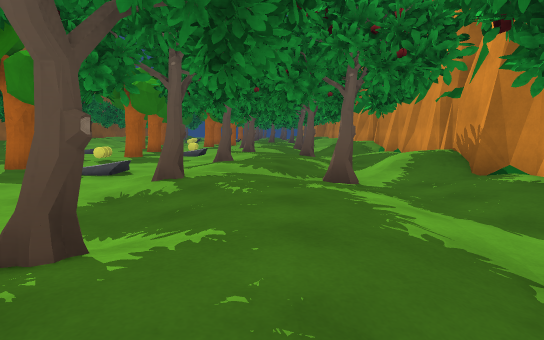
View 1 (above)

21 first-person views from a walk through a scene from a Unity 3-D project. The camera is 1.3 m above the floor, tilts 6° down and sees 75° across. The floor is counted in squares, 2 m on a side. Each view is taken from the middle of a square. On the plan, view 1 faces up. The plan holds only what a view shows up to about 10 squares ahead; the rest is blank. The place goes on beyond the plan. The player is left out.

View 2
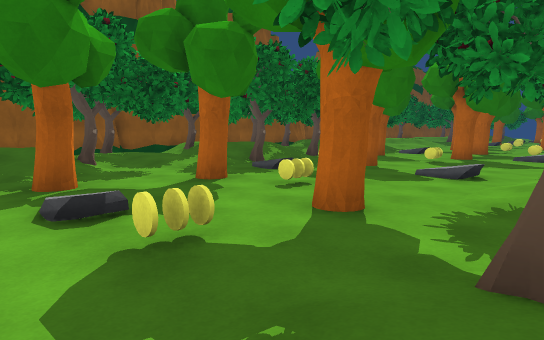

View 3
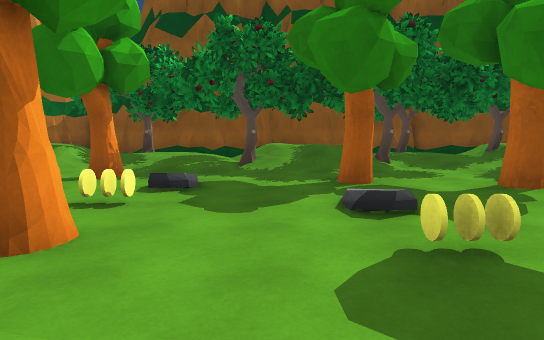

View 4
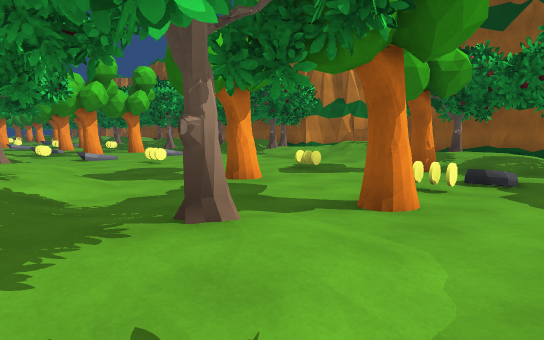

View 5
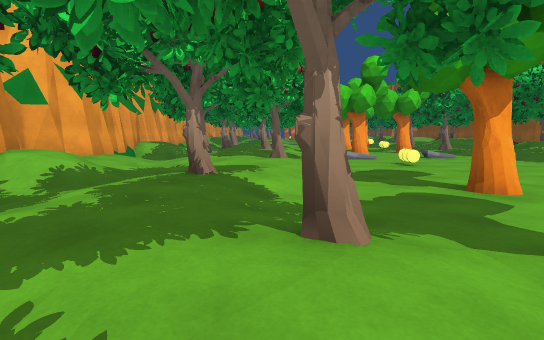

View 6
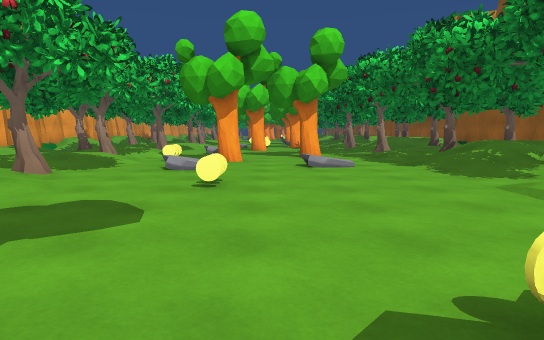

View 7
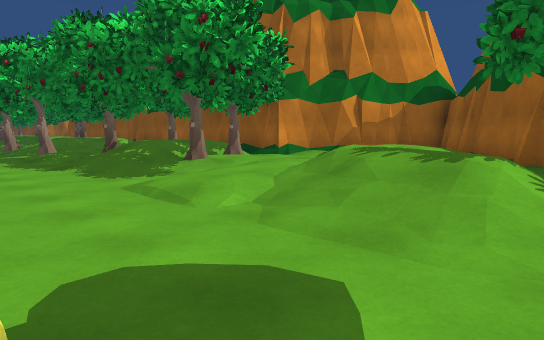

View 8
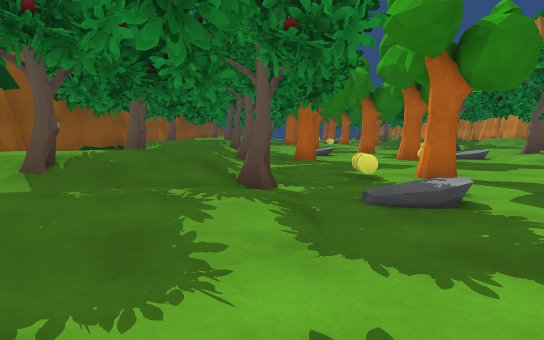

View 9
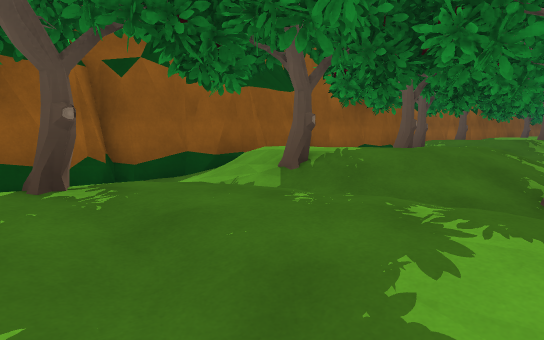

View 10
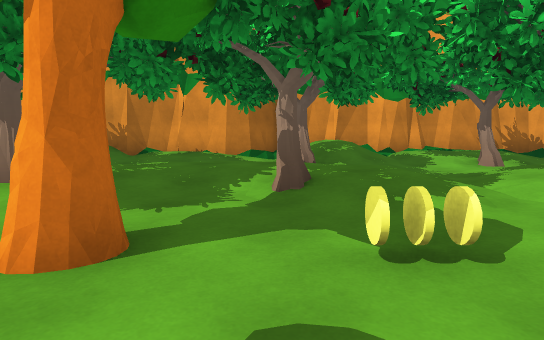

View 11
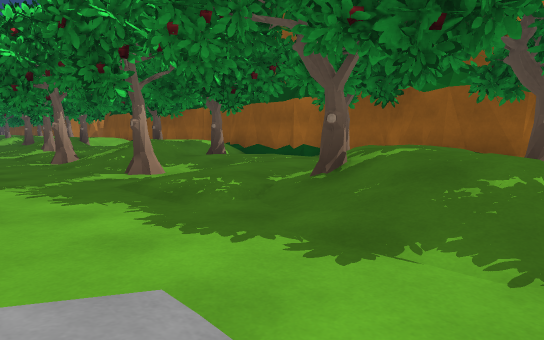

View 12
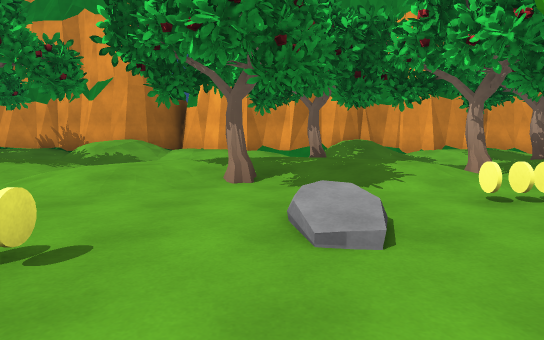

View 13
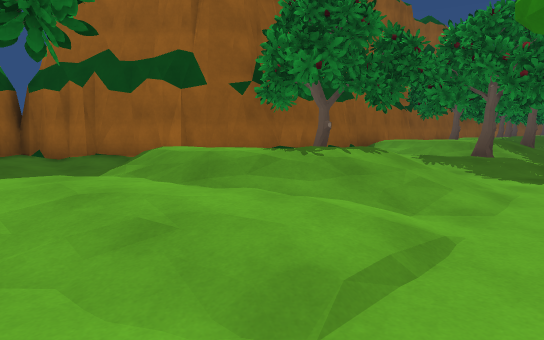

View 14
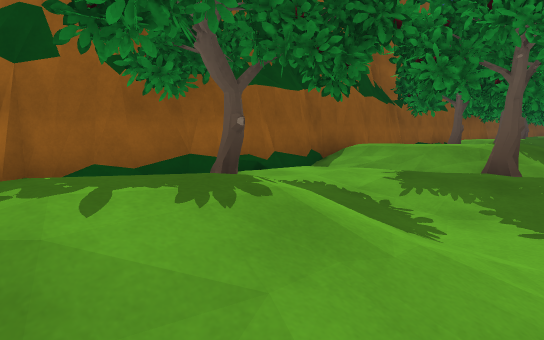

View 15
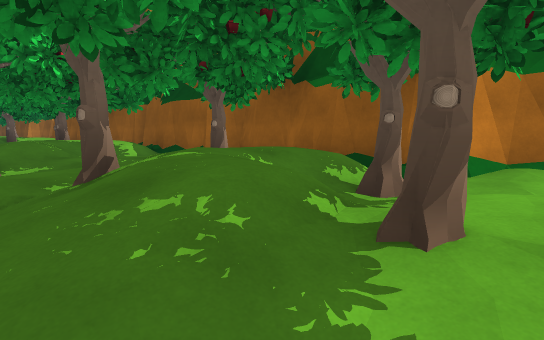

View 16
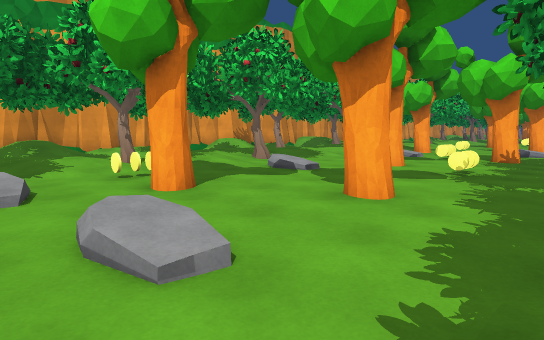

View 17
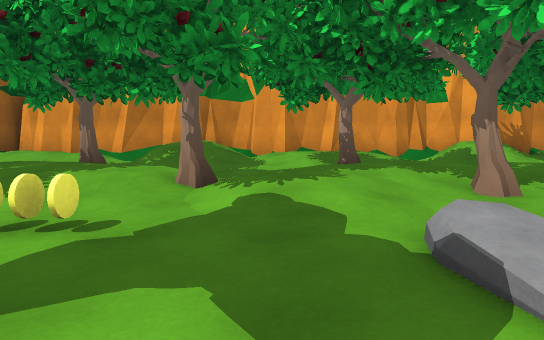

View 18
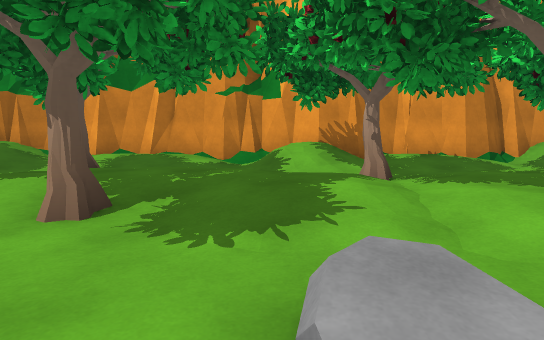

View 19
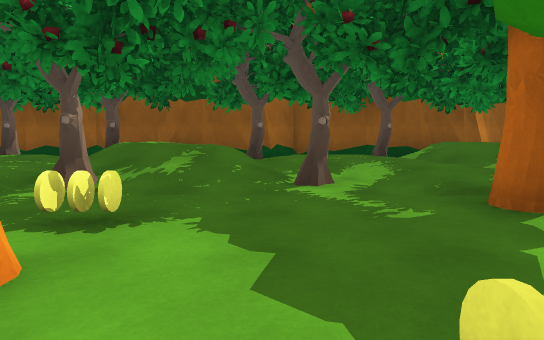

View 20
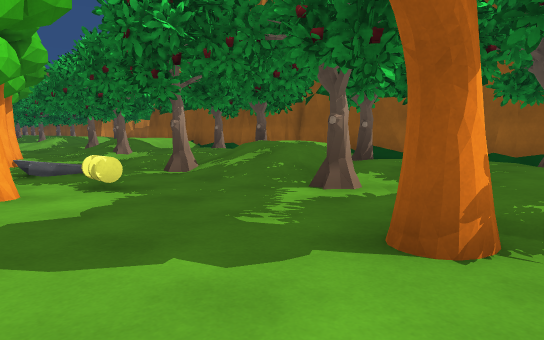

View 21
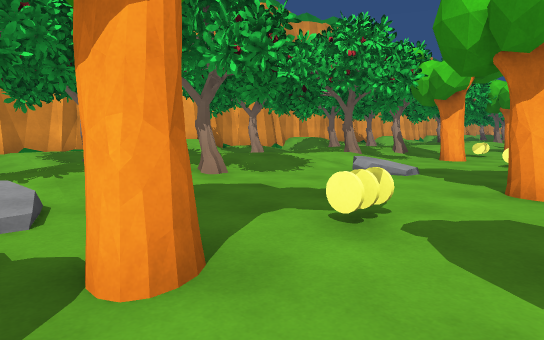

### Floor plan
Key: @ floor where view 1 was taken; # wall or solid block; . main floor; : floor 0.25 m higher than the main floor; + floor 0.5 m higher than the main floor; * floor 0.75 m higher than the main floor; % floor 1 m higher than the main floor; / step, stairs or slope; = window, fence, low wall or low ledge; T tree; O other object.
Columns run from 16 left of view 1 to 5 right of it. Each row starts with its distance up from view 1.
 12    # TO::.....=#  //#
 11    #TT+::T..T.=+:..:#
 10    # +T#...O..:T=#.+#
  9    # T==.......T=:.:#
  8    #  TT:O.T....+:..#
  7     #*T=#......++:=/#
  6     #TT=.......O+.=/#
  5      O++:.....:+=#.:#
  4    # O::....O..:+:.+#
  3    ##++...T..T..T:./#
  2    #  TT:......T+:..#
  1    #/ //:T.//O.++T//#
  0    #/%//.......:@.//#
 -1    #./TT:.....:==..:#
 -2    #/+++:..O.T=#+:O:#
 -3    # T=..T.....:+:.+#
 -4   ## #+/........+=./#
 -5  ##/  //:.O.T..=#://#
 -6  #:.//%/.......=+./%#
 -7 ##..///+:......:.../##
 -8 #/:. ++::...O.:++:.+#
 -9 ##   ++........T+:.+#
-10   #:.TO/........+:./#
-11   ##/T=O:./....:+O./#
-12    #TTTO....TO.+=./%#
-13    # T/::......#:.//#
-14    #TT+::.T...=+:..:#
-15    # +T#.....+:T=#.+#
-16    # T==..O....T=:.:#
-17    # .TT:... ...+  .#
-18     #*T=#......    /#
-19      TT=...O.     =/#
-20      O++:.T./      :#

Positions as (right, up) in squares from view 1, and headings:
1: (0, 0), facing up
2: (-1, 0), facing up-left
3: (-1, 0), facing left
4: (0, 0), facing down-left
5: (-1, 0), facing down
6: (-5, -4), facing down
7: (-6, -4), facing down-left
8: (-8, 2), facing up
9: (-8, 3), facing up-left
10: (-5, 2), facing right
11: (-6, -10), facing down-left
12: (-6, -10), facing right
13: (-7, -9), facing up-left
14: (-8, -6), facing up-left
15: (-8, -9), facing down-left
16: (-8, -10), facing down-right
17: (-5, -14), facing right
18: (-4, 7), facing right
19: (-4, 9), facing left
20: (-5, 12), facing down-left
21: (-6, 12), facing down-right
